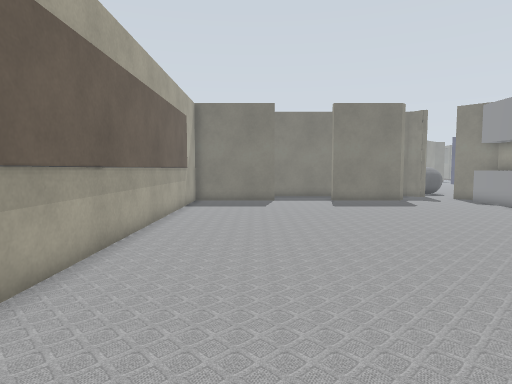
view 1 (above)

21 first-person views from a walk through a Gazebo world. The camera is 0.94 m above the floor, tilts 4° down and sees 75° across. The lines on the ground mark 1 m squares. The floor is counted in squares, 0.5 m on a side. Each view is taken from the middle of a square. On the plan, view 1 faces up. The plan holds only what a view shows up to about 17 squares ahead; the rest is blank. The place goes on beyond the plan.

view 2
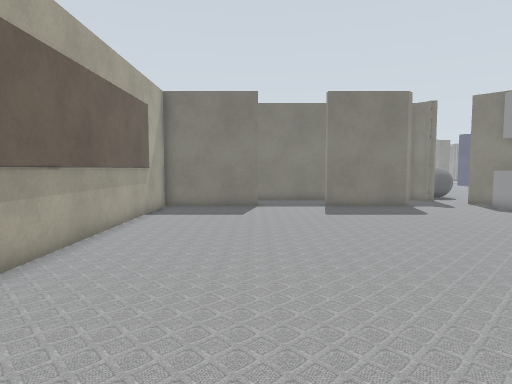

view 3
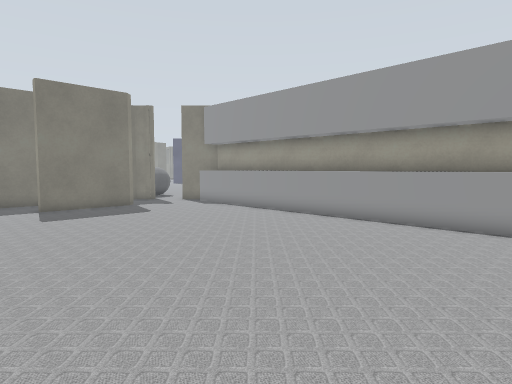

view 4
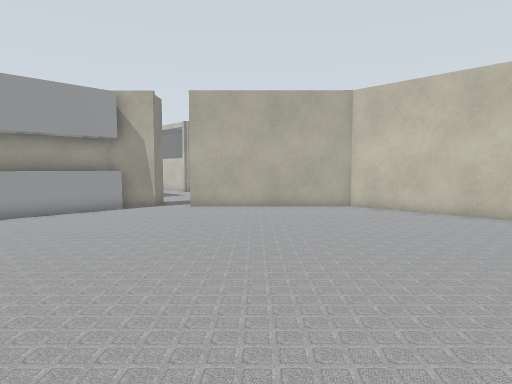

view 5
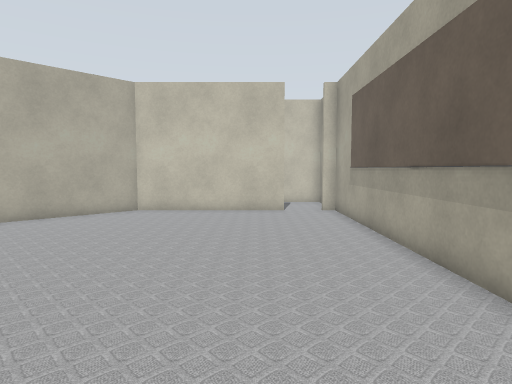

view 6
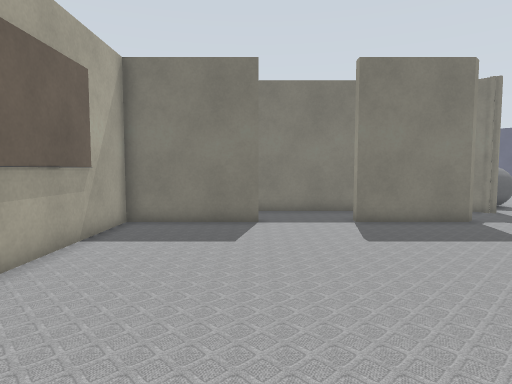

view 7
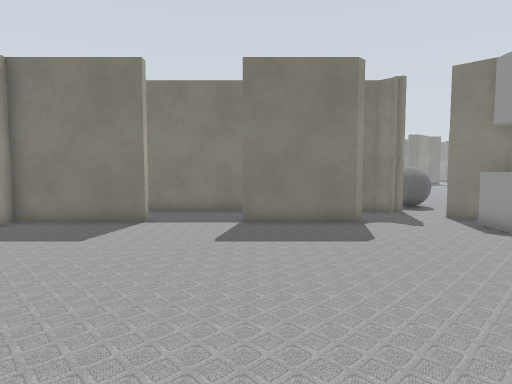

view 8
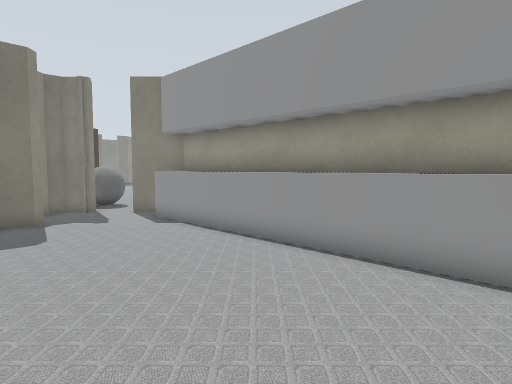

view 9
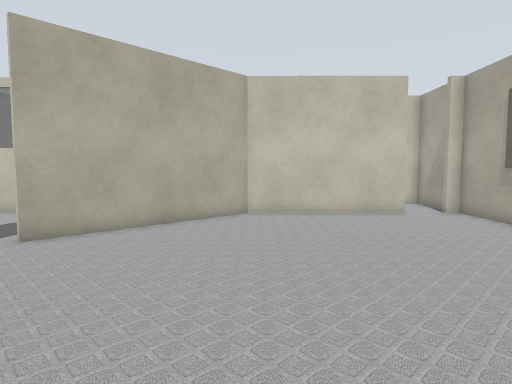

view 10
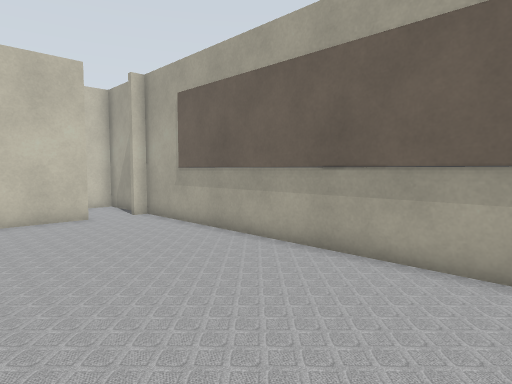

view 11
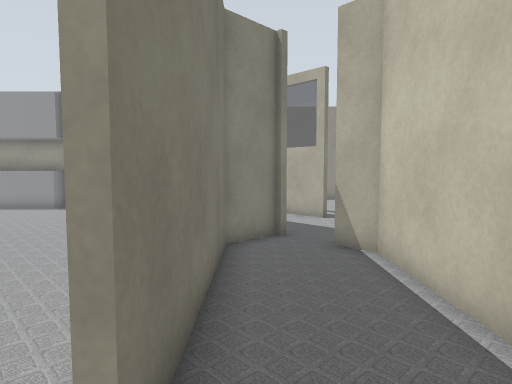

view 12
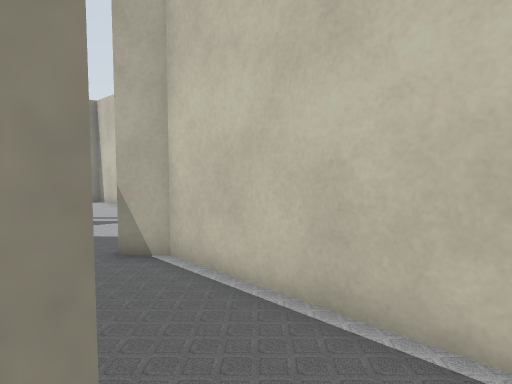

view 13
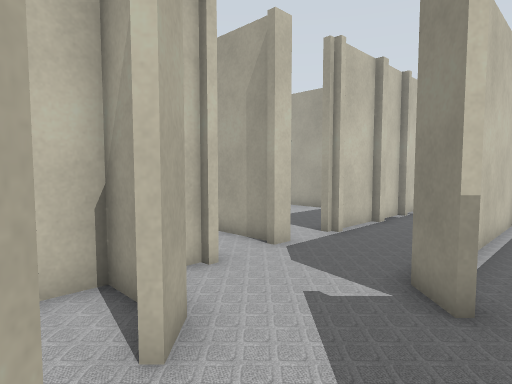

view 14
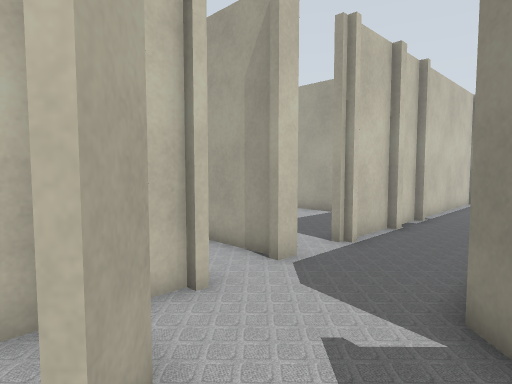

view 15
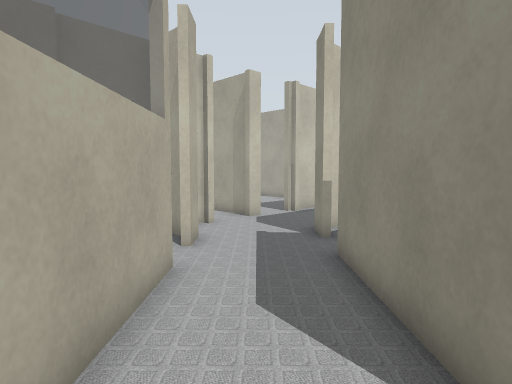

view 16
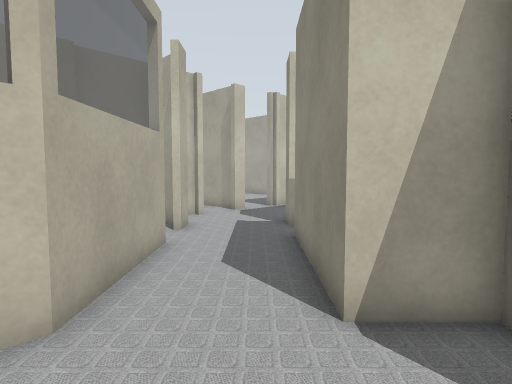

view 17
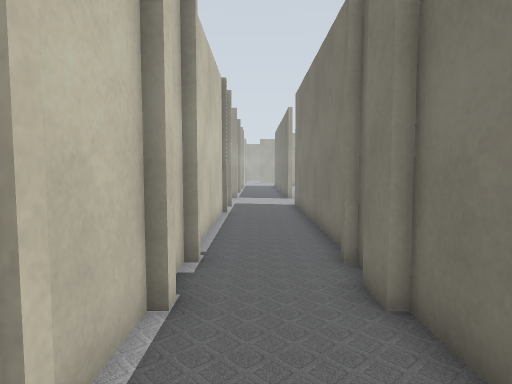

view 18
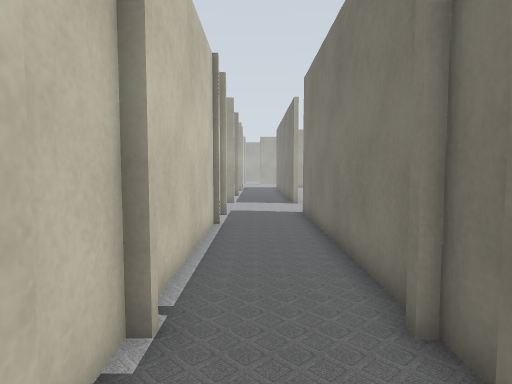

view 19
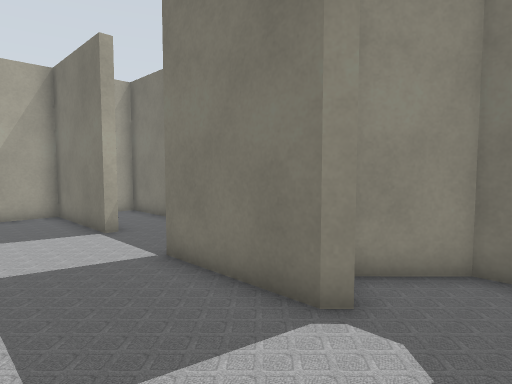

view 20
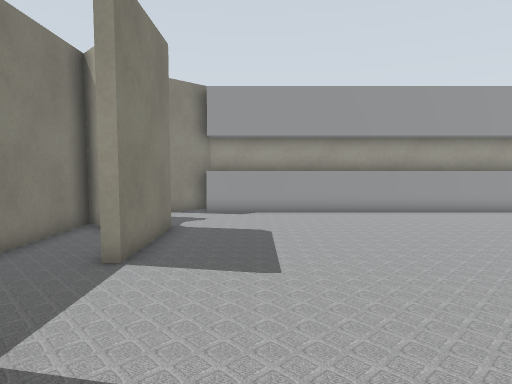

view 21
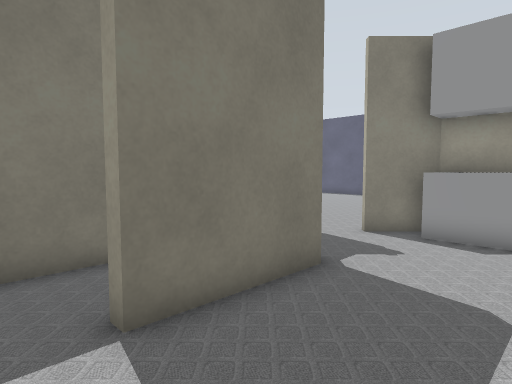

### Floor plan
Ten units are one square. View 1 is at (0, 0); x grows to the right and y downward. Boxes are objects, and circles mark ways between rooms. Rooms are numbered by the first view taken in them; rooms with no view inside come last. Other rooms are left out.
<svg viewBox="-130 -260 273 400">
<path fill="none" stroke="#000" d="M11 -197 -35 -197 -35 45M89 -201 85 -197 45 -197M122 -17 138 -34M86 -220 94 -227 79 -227M138 -192 122 -208M96 -226 81 -212M111 -219 104 -226M52 52 111 -7M-13 50 53 50M125 -34 125 -192M65 66 52 53 -14 53M72 62 65 69M-37 50 -30 50M-35 45 -35 87 44 87 52 79M90 16 104 31 72 62M96 86 130 52 135 52M84 98 87 101M-18 122 -12 122M-14 124 9 124M-13 93 -24 93M-26 90 -36 90M-36 124 -21 124M-44 90 -125 90M5 90 -13 90M32 124 40 124M37 128 37 135M54 81 44 90M60 124 68 124M-114 124 -45 124M77 106 84 98M11 -201 11 -197M45 -197 45 -201M79 -227 -35 -227 -35 -220"/>
<rect x="115" y="-255" width="20" height="20" fill="#bbb"><title>other object</title></rect>
<circle cx="-25" cy="50" r="3" fill="#2a7"/>
<circle cx="120" cy="0" r="3" fill="#2a7"/>
<circle cx="30" cy="-200" r="3" fill="#2a7"/>
<circle cx="65" cy="85" r="3" fill="#2a7"/>
<circle cx="70" cy="70" r="3" fill="#2a7"/>
<text x="40" y="-100">1</text>
<text x="20" y="70">2</text>
<text x="110" y="40">3</text>
<text x="-20" y="110">4</text>
<text x="20" y="-210">5</text>
</svg>
Room 1 opens to room 2. Room 1 opens to room 3. Room 1 opens to room 5. Room 2 opens to room 3.

Where each view was taken, in squares from view 1:
view 1: 0 up, 0 right, facing up
view 2: 3 up, 1 right, facing up
view 3: 3 up, 1 right, facing up-right
view 4: 10 up, 3 left, facing down-right
view 5: 10 up, 0 right, facing down
view 6: 8 up, 1 right, facing up
view 7: 8 up, 5 right, facing up
view 8: 7 up, 6 right, facing up-right
view 9: 9 up, 5 right, facing down
view 10: 8 up, 3 right, facing down-left
view 11: 6 down, 3 left, facing right
view 12: 5 down, 2 left, facing down-right
view 13: 7 down, 10 right, facing down-left
view 14: 8 down, 9 right, facing down-left
view 15: 3 down, 13 right, facing down-left
view 16: 1 down, 14 right, facing down-left
view 17: 11 down, 3 right, facing left
view 18: 11 down, 0 right, facing left
view 19: 16 up, 11 right, facing up-left
view 20: 17 up, 2 left, facing right
view 21: 16 up, 3 right, facing up-right
